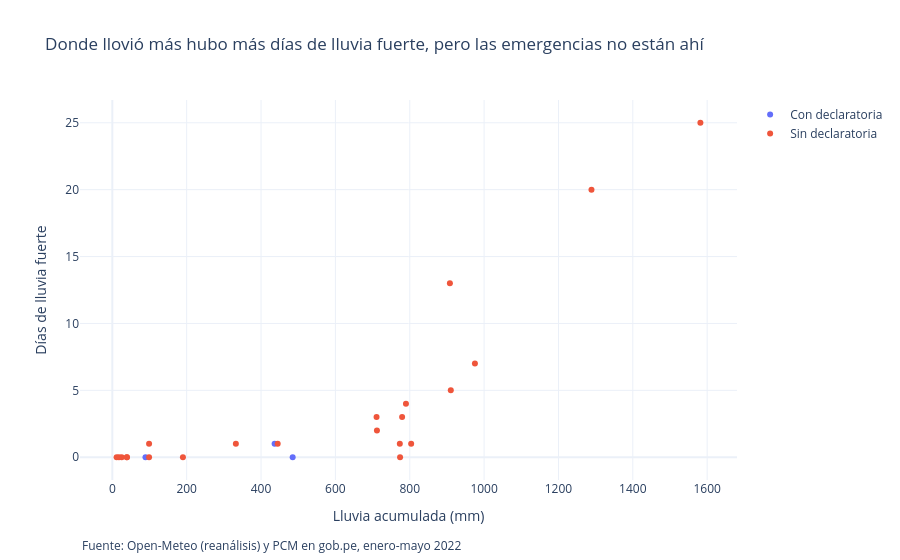

Notebook code for this chart:
### Code cell
grafico_dispersion = px.scatter(
    datos,
    x="lluvia_total_mm",
    y="dias_lluvia_fuerte",
    color="emergencia",
    hover_name="departamento",
    title="Donde llovió más hubo más días de lluvia fuerte, pero las emergencias no están ahí",
    labels={
        "lluvia_total_mm": "Lluvia acumulada (mm)",
        "dias_lluvia_fuerte": "Días de lluvia fuerte",
        "emergencia": "",
    },
)
grafico_dispersion.add_annotation(
    text=fuente, xref="paper", yref="paper", x=0, y=-0.2, showarrow=False
)
grafico_dispersion.update_layout(template="plotly_white")
grafico_dispersion.show()

### Figure 1 — Plotly figure (JSON) as saved in the notebook; plotly's stock layout.template omitted (floating-point values rounded to 4 significant figures)
{"data": [{"hovertemplate": "<b>%{hovertext}</b><br><br>=Con declaratoria<br>Lluvia acumulada (mm)=%{x}<br>Días de lluvia fuerte=%{y}<extra></extra>", "hovertext": ["Amazonas", "Ayacucho", "Piura"], "legendgroup": "Con declaratoria", "marker": {"color": "#636efa", "symbol": "circle"}, "mode": "markers", "name": "Con declaratoria", "orientation": "v", "showlegend": true, "type": "scatter", "x": [436.5, 485.1, 89.2], "xaxis": "x", "y": [1, 0, 0], "yaxis": "y"}, {"hovertemplate": "<b>%{hovertext}</b><br><br>=Sin declaratoria<br>Lluvia acumulada (mm)=%{x}<br>Días de lluvia fuerte=%{y}<extra></extra>", "hovertext": ["Áncash", "Apurímac", "Arequipa", "Cajamarca", "Callao", "Cusco", "Huancavelica", "Huánuco", "Ica", "Junín", "La Libertad", "Lambayeque", "Lima", "Loreto", "Madre de Dios", "Moquegua", "Pasco", "Puno", "San Martín", "Tacna", "Tumbes", "Ucayali"], "legendgroup": "Sin declaratoria", "marker": {"color": "#EF553B", "symbol": "circle"}, "mode": "markers", "name": "Sin declaratoria", "orientation": "v", "showlegend": true, "type": "scatter", "x": [975.3, 711.8, 189.9, 773.3, 39.2, 710.7, 803.8, 444.8, 25.1, 910.4, 98.9, 98.8, 39.2, 1582.0, 908.0, 17.8, 774.0, 779.5, 789.8, 11.5, 332.3, 1289.0], "xaxis": "x", "y": [7, 2, 0, 1, 0, 3, 1, 1, 0, 5, 1, 0, 0, 25, 13, 0, 0, 3, 4, 0, 1, 20], "yaxis": "y"}], "layout": {"annotations": [{"showarrow": false, "text": "Fuente: Open-Meteo (reanálisis) y PCM en gob.pe, enero-mayo 2022", "x": 0, "xref": "paper", "y": -0.2, "yref": "paper"}], "legend": {"title": {"text": ""}, "tracegroupgap": 0}, "title": {"text": "Donde llovió más hubo más días de lluvia fuerte, pero las emergencias no están ahí"}, "xaxis": {"anchor": "y", "domain": [0.0, 1.0], "title": {"text": "Lluvia acumulada (mm)"}}, "yaxis": {"anchor": "x", "domain": [0.0, 1.0], "title": {"text": "Días de lluvia fuerte"}}}}
